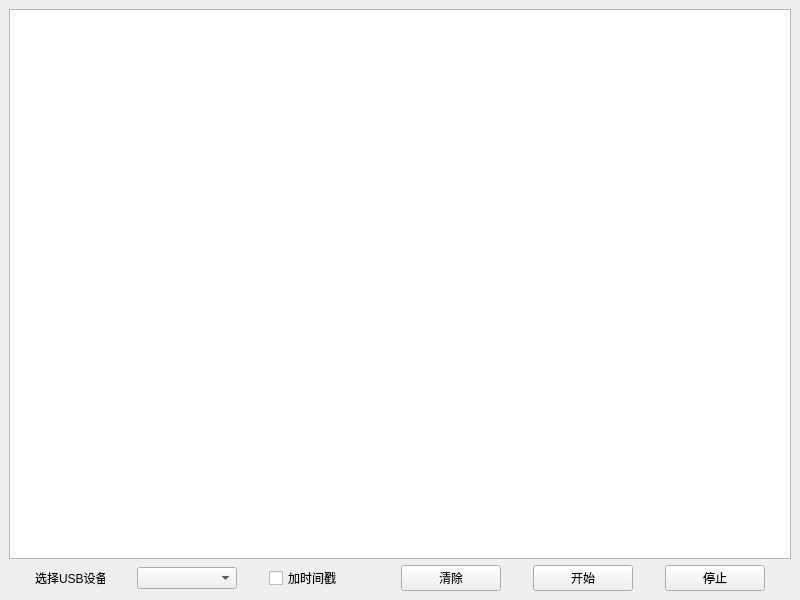
<?xml version="1.0" encoding="UTF-8"?>
<ui version="4.0">
 <class>MainWindow</class>
 <widget class="QMainWindow" name="MainWindow">
  <property name="geometry">
   <rect>
    <x>0</x>
    <y>0</y>
    <width>800</width>
    <height>600</height>
   </rect>
  </property>
  <property name="windowTitle">
   <string>USB_Trace_Tool</string>
  </property>
  <widget class="QWidget" name="centralwidget">
   <layout class="QVBoxLayout" name="verticalLayout">
    <item>
     <widget class="QPlainTextEdit" name="plainTextEdit">
      <property name="verticalScrollBarPolicy">
       <enum>Qt::ScrollBarAsNeeded</enum>
      </property>
      <property name="horizontalScrollBarPolicy">
       <enum>Qt::ScrollBarAsNeeded</enum>
      </property>
      <property name="lineWrapMode">
       <enum>QPlainTextEdit::WidgetWidth</enum>
      </property>
      <property name="readOnly">
       <bool>true</bool>
      </property>
      <property name="centerOnScroll">
       <bool>false</bool>
      </property>
     </widget>
    </item>
    <item>
     <layout class="QHBoxLayout" name="horizontalLayout">
      <item>
       <widget class="QLabel" name="label">
        <property name="maximumSize">
         <size>
          <width>70</width>
          <height>16777215</height>
         </size>
        </property>
        <property name="layoutDirection">
         <enum>Qt::LeftToRight</enum>
        </property>
        <property name="text">
         <string>选择USB设备：</string>
        </property>
        <property name="alignment">
         <set>Qt::AlignLeading|Qt::AlignLeft|Qt::AlignVCenter</set>
        </property>
       </widget>
      </item>
      <item>
       <widget class="QComboBox" name="comboBox">
        <property name="maximumSize">
         <size>
          <width>100</width>
          <height>16777215</height>
         </size>
        </property>
       </widget>
      </item>
      <item>
       <widget class="QCheckBox" name="checkBox_showtime">
        <property name="maximumSize">
         <size>
          <width>100</width>
          <height>16777215</height>
         </size>
        </property>
        <property name="text">
         <string>加时间戳</string>
        </property>
       </widget>
      </item>
      <item>
       <widget class="QPushButton" name="pushButton_clear">
        <property name="maximumSize">
         <size>
          <width>100</width>
          <height>16777215</height>
         </size>
        </property>
        <property name="text">
         <string>清除</string>
        </property>
       </widget>
      </item>
      <item>
       <widget class="QPushButton" name="pushButton_start">
        <property name="maximumSize">
         <size>
          <width>100</width>
          <height>16777215</height>
         </size>
        </property>
        <property name="text">
         <string>开始</string>
        </property>
       </widget>
      </item>
      <item>
       <widget class="QPushButton" name="pushButton_stop">
        <property name="maximumSize">
         <size>
          <width>100</width>
          <height>16777215</height>
         </size>
        </property>
        <property name="text">
         <string>停止</string>
        </property>
       </widget>
      </item>
     </layout>
    </item>
   </layout>
  </widget>
 </widget>
 <resources/>
 <connections/>
</ui>
